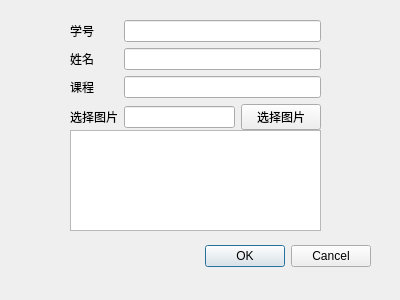
<?xml version="1.0" encoding="UTF-8"?>
<ui version="4.0">
 <class>Dialog</class>
 <widget class="QDialog" name="Dialog">
  <property name="geometry">
   <rect>
    <x>0</x>
    <y>0</y>
    <width>400</width>
    <height>300</height>
   </rect>
  </property>
  <property name="windowTitle">
   <string>人脸更新</string>
  </property>
  <widget class="QDialogButtonBox" name="buttonBox">
   <property name="geometry">
    <rect>
     <x>30</x>
     <y>240</y>
     <width>341</width>
     <height>32</height>
    </rect>
   </property>
   <property name="orientation">
    <enum>Qt::Horizontal</enum>
   </property>
   <property name="standardButtons">
    <set>QDialogButtonBox::Cancel|QDialogButtonBox::Ok</set>
   </property>
  </widget>
  <widget class="QWidget" name="gridLayoutWidget">
   <property name="geometry">
    <rect>
     <x>70</x>
     <y>20</y>
     <width>251</width>
     <height>111</height>
    </rect>
   </property>
   <layout class="QGridLayout" name="gridLayout">
    <item row="3" column="0">
     <widget class="QLabel" name="label_3">
      <property name="text">
       <string>选择图片</string>
      </property>
     </widget>
    </item>
    <item row="0" column="0">
     <widget class="QLabel" name="label">
      <property name="text">
       <string>学号</string>
      </property>
     </widget>
    </item>
    <item row="0" column="1">
     <widget class="QLineEdit" name="lineEdit"/>
    </item>
    <item row="2" column="0">
     <widget class="QLabel" name="label_2">
      <property name="text">
       <string>课程</string>
      </property>
     </widget>
    </item>
    <item row="2" column="1">
     <widget class="QLineEdit" name="lineEdit_2"/>
    </item>
    <item row="1" column="0">
     <widget class="QLabel" name="label_4">
      <property name="text">
       <string>姓名</string>
      </property>
     </widget>
    </item>
    <item row="1" column="1">
     <widget class="QLineEdit" name="lineEdit_4"/>
    </item>
    <item row="3" column="1">
     <layout class="QHBoxLayout" name="horizontalLayout">
      <item>
       <widget class="QLineEdit" name="lineEdit_3"/>
      </item>
      <item>
       <widget class="QPushButton" name="pushButton">
        <property name="text">
         <string>选择图片</string>
        </property>
       </widget>
      </item>
     </layout>
    </item>
   </layout>
  </widget>
  <widget class="QTextBrowser" name="textBrowser">
   <property name="geometry">
    <rect>
     <x>70</x>
     <y>130</y>
     <width>251</width>
     <height>101</height>
    </rect>
   </property>
  </widget>
 </widget>
 <resources/>
 <connections>
  <connection>
   <sender>buttonBox</sender>
   <signal>accepted()</signal>
   <receiver>Dialog</receiver>
   <slot>accept()</slot>
   <hints>
    <hint type="sourcelabel">
     <x>248</x>
     <y>254</y>
    </hint>
    <hint type="destinationlabel">
     <x>157</x>
     <y>274</y>
    </hint>
   </hints>
  </connection>
  <connection>
   <sender>buttonBox</sender>
   <signal>rejected()</signal>
   <receiver>Dialog</receiver>
   <slot>reject()</slot>
   <hints>
    <hint type="sourcelabel">
     <x>316</x>
     <y>260</y>
    </hint>
    <hint type="destinationlabel">
     <x>286</x>
     <y>274</y>
    </hint>
   </hints>
  </connection>
  <connection>
   <sender>pushButton</sender>
   <signal>clicked()</signal>
   <receiver>Dialog</receiver>
   <slot>chose_img()</slot>
   <hints>
    <hint type="sourcelabel">
     <x>299</x>
     <y>110</y>
    </hint>
    <hint type="destinationlabel">
     <x>353</x>
     <y>114</y>
    </hint>
   </hints>
  </connection>
 </connections>
 <slots>
  <slot>chose_img()</slot>
 </slots>
</ui>
